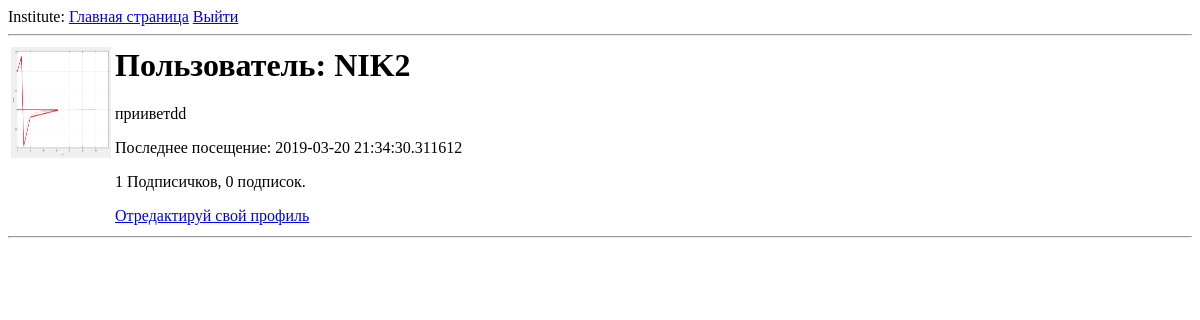
Before: /user/NIK2 (signed in) with the older database file.
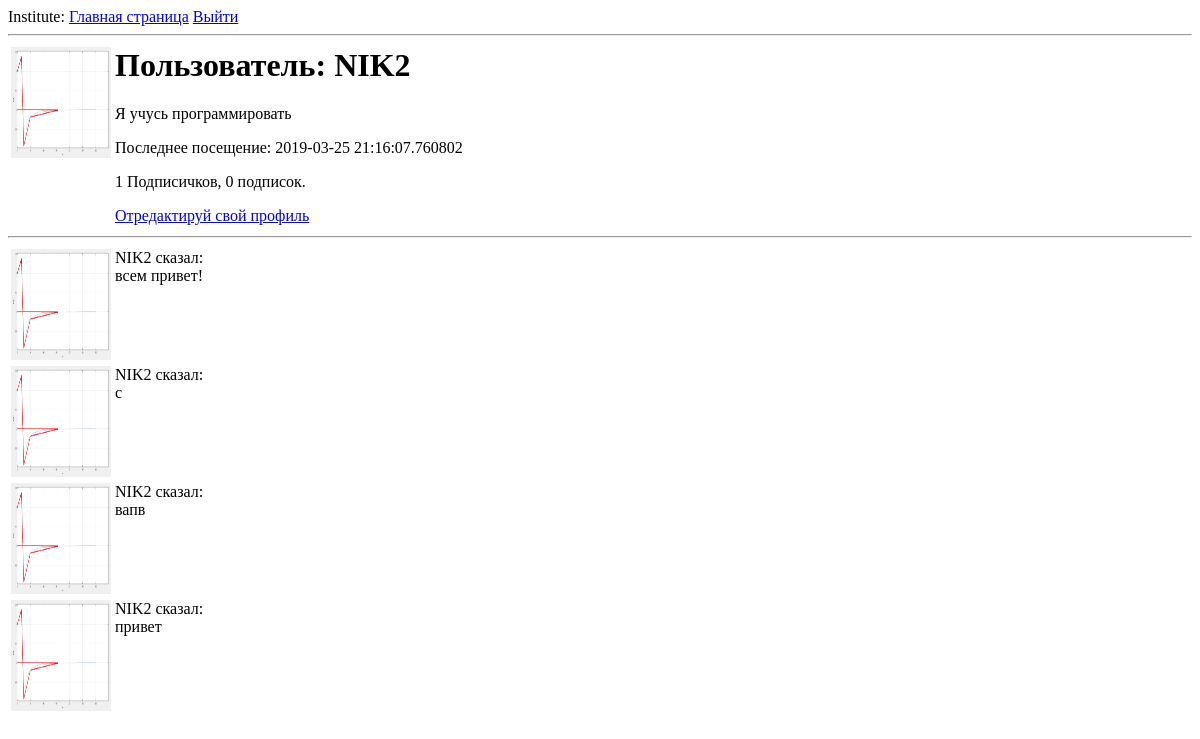
After: the same page with the newer database file.
### app/models.py (models this page shows, shortened)
class User(UserMixin,db.Model):
	id = db.Column(db.Integer, primary_key=True)
	name = db.Column(db.String(64), index=True, unique=True)
	email = db.Column(db.String(120), index=True, unique=True)
	password_hash = db.Column(db.String(128))
	gender = db.Column(db.String(64), index=True, unique=False)
	news = db.relationship('New', backref='author', lazy='dynamic')
	avatar = db.Column(db.String(120),index=True,unique=False)
	about_me = db.Column(db.String(120))
	last_seen = db.Column(db.DateTime,default = datetime.utcnow)
	followed = db.relationship(
		'User', secondary=followers,
		primaryjoin=(followers.c.follower_id == id),
		secondaryjoin=(followers.c.followed_id == id),
		backref=db.backref('followers', lazy='dynamic'), lazy='dynamic')
	def followed_posts(self):
		followed =  New.query.join(
			followers, (followers.c.followed_id == New.user_id)).filter(
				followers.c.follower_id == self.id)
		own = New.query.filter_by(user_id =self.id)
		return followed.union(own).order_by(
					New.timestamp.desc())

class New(db.Model):
	id = db.Column(db.Integer, primary_key=True)
	body = db.Column(db.String(140))
	timestamp = db.Column(db.DateTime, index=True, default=datetime.utcnow)
	user_id = db.Column(db.Integer, db.ForeignKey('user.id'))

### app/routes.py (the view)
@app.route('/user/<name>')
@login_required
def user(name):
	user = User.query.filter_by(name=name).first_or_404()
	news = user.followed_posts().all()
	return render_template('user.html', user=user, news=news)

### app/models.py (called while the page is built)
@login.user_loader
def load_user(id):
	return User.query.get(int(id))

### app/routes.py (called while the page is built)
@app.before_request
def before_request():
	if current_user.is_authenticated:
		current_user.last_seen = datetime.utcnow()
		db.session.commit()

### app/templates/user.html
{% extends "base.html" %}
{% block content %}
    <table>
        <tr valign="top">
             {% if user.avatar %}
    <td><img src={{user.avatar}} width="100" height="111" ></td>
    {% endif %}
            <td>
                <h1>Пользователь: {{ user.name }}</h1>
                {% if user.about_me %}<p>{{ user.about_me }}</p>{% endif %}
                {% if user.last_seen %}<p>Последнее посещение: {{ user.last_seen }}</p>{% endif %}
                <p>{{ user.followers.count() }} Подписичков, {{ user.followed.count() }} подписок.</p>
                {% if user == current_user %}
                <p><a href="{{ url_for('edit_profile') }}">Отредактируй свой профиль</a></p>
                {% elif not current_user.is_following(user) %}
                <p><a href="{{ url_for('follow', name=user.name) }}">Подписаться</a></p>
                {% else %}
                <p><a href="{{ url_for('unfollow', name=user.name) }}">Отписаться</a></p>
                {% endif %}
            </td>
        </tr>
    </table>
    <hr>
    {% for new in news %}
        {% include '_new.html' %}
    {% endfor %}
{% endblock %}

### app/templates/_new.html
<table>
    <tr valign="top">
        {% if new.author.avatar %}
        <td><img src="{{ new.author.avatar }}" width="100" height="111"></td>
        {% endif %}
         {% if new.author.gender == 'male' %}
        <td>{{ new.author.name }} сказал:<br>{{ new.body }}</td>
         {% else %}
  <td>{{ new.author.name }} сказала: <b>{{ new.body }}</td>
    {% endif %}
    </tr>
</table>

Changed rows visible on the page:
changed User "NIK2": about_me "прииветdd" → "Я учусь программировать"; last_seen "2019-03-20 21:34:30.311612" → "2019-03-25 21:16:07.760802"
added New: author.name "NIK2", body "всем привет!"
added New: author.name "NIK2", body "с"
added New: author.name "NIK2", body "вапв"
added New: author.name "NIK2", body "привет"
